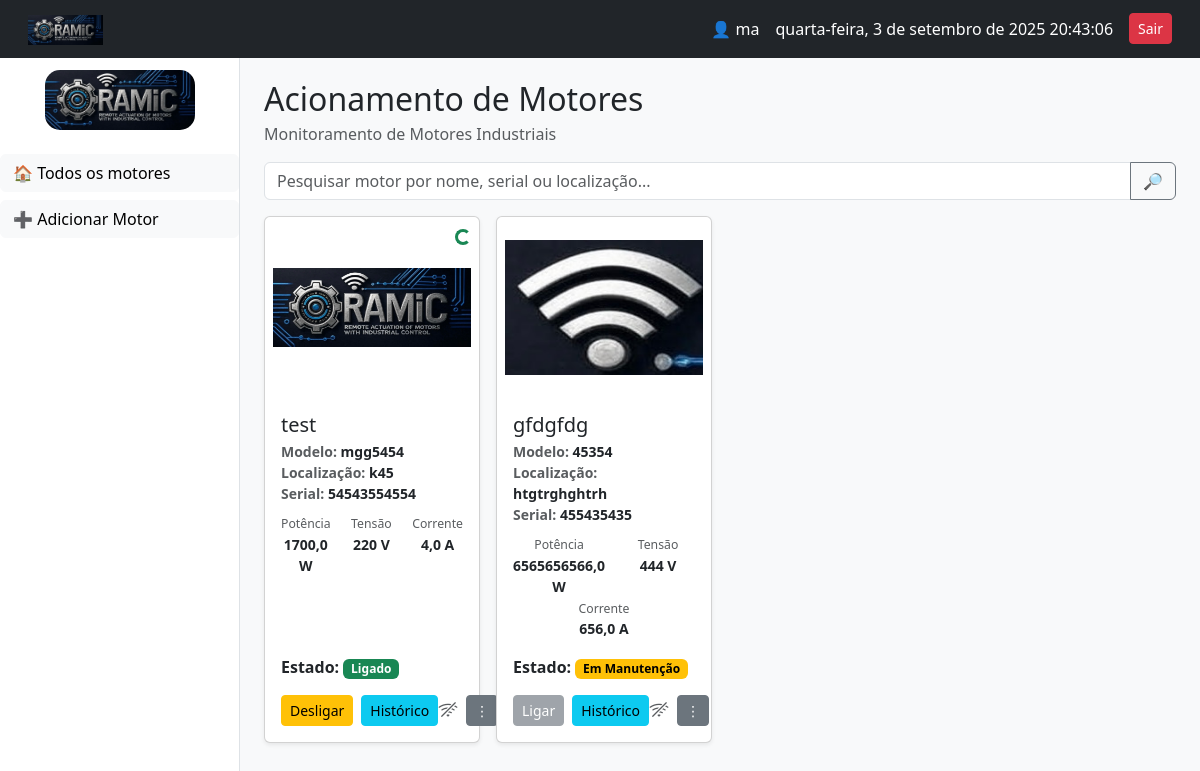
The app's page / (signed in) with its own data.
### core/models.py (models this page shows, shortened)
class Motor(models.Model):
    nome = models.CharField(max_length=100)
    numero_serie = models.CharField(max_length=50, unique=True)
    descricao = models.TextField(blank=True, null=True)
    imagem = models.ImageField(upload_to="motores/", blank=True, null=True)
    localizacao = models.CharField(max_length=100, blank=True)
    modelo = models.CharField(max_length=100, blank=True)
    corrente = models.FloatField(null=True, blank=True, help_text="Corrente em Ampères (A)")
    potencia = models.FloatField(null=True, blank=True, help_text="Potência em Watts (W)")
    tensao = models.CharField(max_length=50, blank=True, help_text="Ex: 110V, 220V")
    ligado = models.BooleanField(default=False)
    em_manutencao = models.BooleanField(default=False)
    last_heartbeat = models.DateTimeField(null=True, blank=True)

### core/views.py (the view)
# urls.py: path("", views.dashboard_view, name="painel"),
@login_required
def dashboard_view(request):
    q = request.GET.get("q", "").strip()
    motores = Motor.objects.all()
    if q:
        motores = motores.filter(
            Q(nome__icontains=q) |
            Q(numero_serie__icontains=q) |
            Q(localizacao__icontains=q)
        )
    return render(request, "core/motores/painel.html", {"motores": motores, "q": q})

### templates/core/motores/painel.html (shortened to what this page needs)
{% extends "core/base.html" %}
{% load static %}
{% block content %}
<h2 class="mb-1">Acionamento de Motores</h2>
<p class="text-muted">Monitoramento de Motores Industriais</p>
<form class="mb-3" method="get">
  <div class="input-group">
    <input type="text" class="form-control" name="q" placeholder="Pesquisar motor por nome, serial ou localização..." value="{{ q }}">
    <button class="btn btn-outline-secondary" type="submit">🔎</button>
  </div>
</form>
<div class="row g-3">
  {% for motor in motores %}
  <div class="col-12 col-md-6 col-lg-4 col-xl-3">
    <div class="card shadow-sm h-100">
      <div class="position-relative">
        {% if motor.imagem %}
          <img src="{{ motor.imagem.url }}" class="card-img-top ramic-card-img" alt="{{ motor.nome }}">
        {% else %}
          <div class="ramic-card-img d-flex align-items-center justify-content-center bg-light">
            <i class="bi bi-image" style="font-size: 5rem; color: #e9ecef;"></i>
          </div>
        {% endif %}
        <div class="position-absolute top-0 end-0 p-2">
            {% if motor.em_manutencao %}
                <div class="spinner-grow spinner-grow-sm text-warning" role="status" title="Em Manutenção"><span class="visually-hidden">Em Manutenção...</span></div>
            {% elif motor.ligado %}
                <div class="spinner-border spinner-border-sm text-success" role="status" title="Ligado"><span class="visually-hidden">Ligado...</span></div>
            {% else %}
                 <div style="width: 1rem; height: 1rem; border-radius: 50%; background-color: #6c757d;" title="Desligado"></div>
            {% endif %}
        </div>
      </div>
      <div class="card-body d-flex flex-column">
        <h5 class="card-title mb-1">{{ motor.nome }}</h5>
        <div class="small text-muted mb-3 flex-grow-1">
          <div><strong>Modelo:</strong> <span class="text-dark"><strong>{{ motor.modelo|default:"—" }}</strong></span></div>
          <div><strong>Localização:</strong> <span class="text-dark"><strong>{{ motor.localizacao|default:"—" }}</strong></span></div>
          <div><strong>Serial:</strong> <span class="text-dark"><strong>{{ motor.numero_serie }}</strong></span></div>
          <div class="row gx-3 mt-2 text-center">
              <div class="col"><small class="text-muted">Potência</small><br><strong class="text-dark">{{ motor.potencia|default:"—" }} W</strong></div>
              <div class="col"><small class="text-muted">Tensão</small><br><strong class="text-dark">{{ motor.tensao|default:"—" }} V</strong></div>
              <div class="col"><small class="text-muted">Corrente</small><br><strong class="text-dark">{{ motor.corrente|default:"—" }} A</strong></div>
          </div>
        </div>
        <div class="mb-3">
          <strong>Estado:</strong>
          {% if motor.em_manutencao %}<span class="badge text-bg-warning">Em Manutenção</span>{% elif motor.ligado %}<span class="badge text-bg-success">Ligado</span>{% else %}<span class="badge text-bg-secondary">Desligado</span>{% endif %}
        </div>
        <div class="d-flex align-items-center justify-content-between mt-auto">
            <div class="d-flex align-items-center gap-2">
                {% if not motor.em_manutencao %}
                    {% if motor.ligado %}
                        <form method="POST" action="{% url 'desligar_motor' motor.id %}">{% csrf_token %}<button type="submit" class="btn btn-warning btn-sm">Desligar</button></form>
                    {% else %}
                        <form method="POST" action="{% url 'ligar_motor' motor.id %}">{% csrf_token %}<button type="submit" class="btn btn-success btn-sm">Ligar</button></form>
                    {% endif %}
                {% else %}
                    <button type="button" class="btn btn-secondary btn-sm" disabled>Ligar</button>
                {% endif %}
                <a href="{% url 'historico' motor.id %}" class="btn btn-info btn-sm">Histórico</a>
            </div>
            <div class="d-flex align-items-center gap-2">
                <span id="status-icon-offline-{{ motor.id }}" title="Desconectado"><i class="bi bi-wifi-off h5 text-muted mb-0"></i></span>
                {% if user.is_staff %}
                <div class="dropdown">
                    <button class="btn btn-secondary btn-sm" type="button" data-bs-toggle="dropdown" aria-expanded="false"> ⋮ </button>
                </div>
                {% endif %}
            </div>
        </div>
      </div>
    </div>
  </div>
  {% empty %}
    <div class="col-12"><div class="card card-body text-center"><p class="mb-0">Nenhum motor cadastrado. <a href="{% url 'adicionar_motor' %}">Adicionar o primeiro motor agora</a>.</p></div></div>
  {% endfor %}
</div>
{% endblock %}

### templates/core/base.html (shortened to what this page needs)
{% load static %}
{% load django_bootstrap5 %}
<!doctype html>
<html lang="pt-br">
  <head>
    {% bootstrap_css %}
    <link rel="stylesheet" href="https://cdn.jsdelivr.net/npm/bootstrap-icons@1.11.3/font/bootstrap-icons.min.css">
  </head>
  <body>
    {% if user.is_authenticated %}
      <nav class="navbar navbar-dark bg-dark px-3 top-navbar">
        <div class="container-fluid">
          <a class="navbar-brand" href="{% url 'painel' %}">
            <img src="{% static 'img/Ramic-logo.png' %}" alt="RAMIC Logo" style="height: 30px;">
          </a>
          <div class="d-flex align-items-center text-white">
            <span class="me-3">👤 {{ request.user.username }}</span>
            <span id="datetime" class="me-3 d-none d-md-inline"></span>
            <a href="{% url 'logout' %}" class="btn btn-danger btn-sm">Sair</a>
          </div>
        </div>
      </nav>
      <aside class="sidebar">
        <div class="text-center mb-4">
          <a href="{% url 'painel' %}">
            <img src="{% static 'img/Ramic-logo.png' %}" alt="RAMIC Logo" class="img-fluid" style="max-width: 150px; border-radius: 15px;">
          </a>
        </div>
        <ul class="list-unstyled">
          <li class="mb-2"><a class="btn btn-light w-100 text-start" href="{% url 'painel' %}">🏠 Todos os motores</a></li>
          <li class="mb-2"><a class="btn btn-light w-100 text-start" href="{% url 'adicionar_motor' %}">➕ Adicionar Motor</a></li>
        </ul>
      </aside>
      <main class="content">
        {% block content %}{% endblock %}
      </main>
    {% else %}
      <main class="container py-5">
        {% bootstrap_messages %}
        {% block content_unauthenticated %}{% endblock %}
      </main>
    {% endif %}
  </body>
</html>

### templates/core/base.html (style rules this page uses)
body { background-color: #f8f9fa; }
.sidebar { width: 240px; min-height: 100vh; background: #fff; border-right: 1px solid #dee2e6; position: fixed; left: 0; top: 0; padding-top: 70px; }
.content { margin-left: 240px; padding: 24px; padding-top: 80px; }
.ramic-card-img { height: 180px; object-fit: contain; padding: 8px; }
.top-navbar { position: fixed; top: 0; width: 100%; z-index: 1030; }

### records on screen
Motor: imagem (picture), nome "test", modelo "mgg5454", localizacao "k45", numero_serie "54543554554", potencia "1700,0", tensao "220", corrente "4,0", em_manutencao "Ligado"
Motor: imagem (picture), nome "gfdgfdg", modelo "45354", localizacao "htgtrghghtrh", numero_serie "455435435", potencia "6565656566,0", tensao "444", corrente "656,0", em_manutencao "Em Manutenção"

### other values on screen
{{ request.user.username }} "ma"
